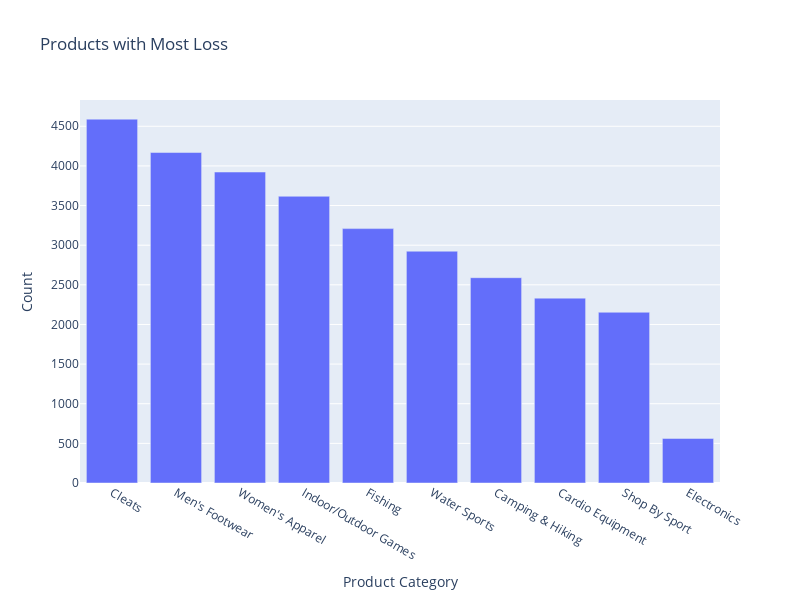

Write notebook code for a chart like this one.
### Code cell
import plotly.express as px
loss = df[df['Benefit per order'] < 0]
loss_by_category = loss['Category Name'].value_counts().nlargest(10).reset_index()
loss_by_category.columns = ['Category Name', 'Count']
fig1 = px.bar(
    loss_by_category,
    x='Category Name',
    y='Count',
    title='Products with Most Loss',
    labels={'Category Name': 'Product Category', 'Count': 'Count'},
    
    width=800,
    height=600
)
fig1.show()

### Figure 1 — Plotly figure (JSON) as saved in the notebook; plotly's stock layout.template omitted (floating-point values rounded to 4 significant figures)
{"data": [{"alignmentgroup": "True", "hovertemplate": "Product Category=%{x}<br>Count=%{y}<extra></extra>", "legendgroup": "", "marker": {"color": "#636efa", "pattern": {"shape": ""}}, "name": "", "offsetgroup": "", "orientation": "v", "showlegend": false, "textposition": "auto", "type": "bar", "x": ["Cleats", "Men's Footwear", "Women's Apparel", "Indoor/Outdoor Games", "Fishing", "Water Sports", "Camping & Hiking", "Cardio Equipment", "Shop By Sport", "Electronics"], "xaxis": "x", "y": [4590, 4169, 3923, 3617, 3209, 2924, 2590, 2332, 2154, 562], "yaxis": "y"}], "layout": {"barmode": "relative", "height": 600, "legend": {"tracegroupgap": 0}, "title": {"text": "Products with Most Loss"}, "width": 800, "xaxis": {"anchor": "y", "domain": [0, 1], "title": {"text": "Product Category"}}, "yaxis": {"anchor": "x", "domain": [0, 1], "title": {"text": "Count"}}}}
